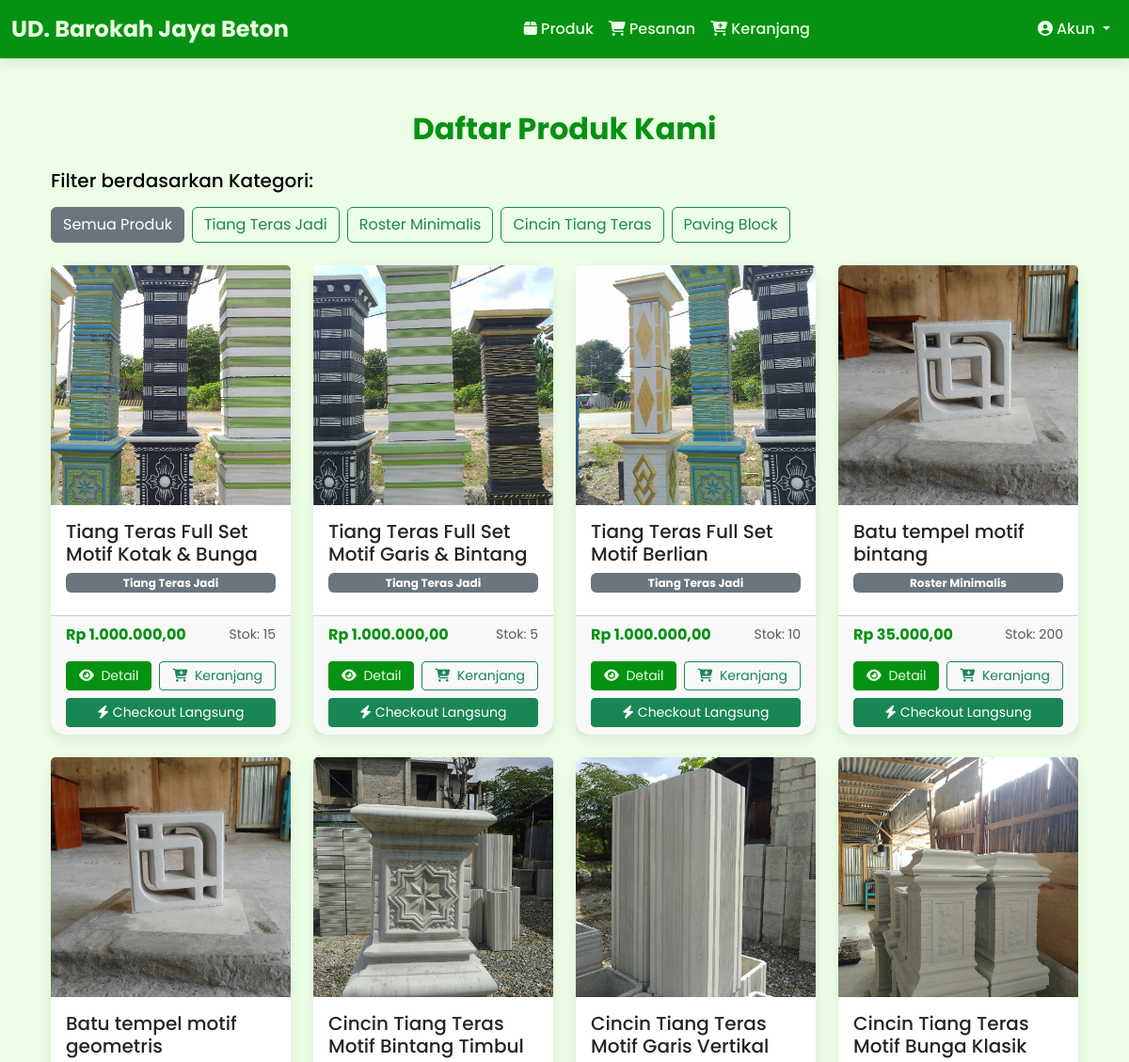
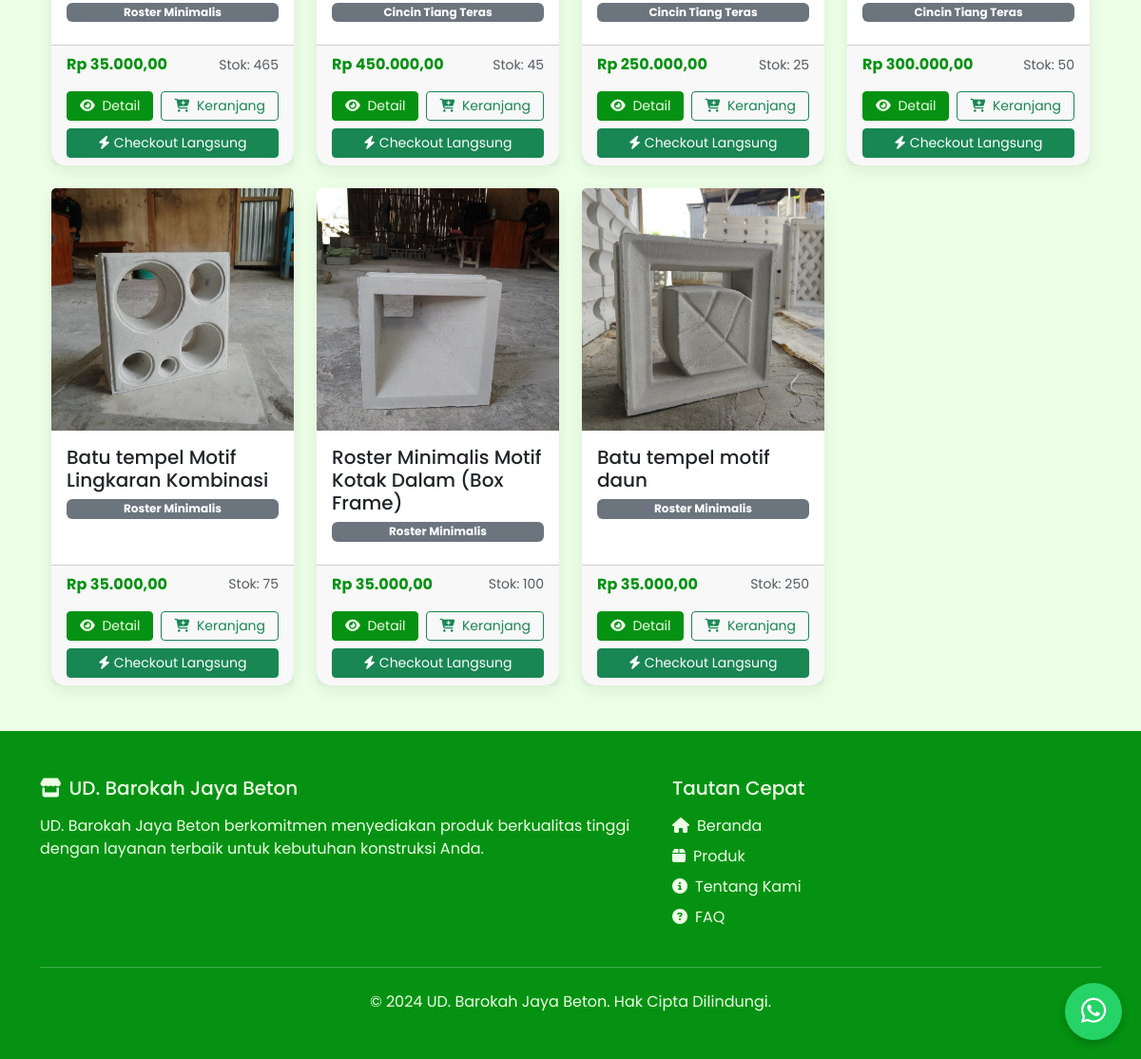
/produk/, run on the app's committed database (2 pictures, top to bottom).
### admin_dashboard/models.py (models this page shows, shortened)
class Kategori(models.Model):
    nama_kategori = models.CharField(max_length=255, verbose_name="Nama Kategori")
    class Meta:
        verbose_name_plural = "Kategori"
        db_table = 'kategori'

class Produk(models.Model):
    nama_produk = models.CharField(max_length=255, verbose_name="Nama Produk")
    deskripsi_produk = models.TextField(verbose_name="Deskripsi Produk")
    foto_produk = models.ImageField(upload_to='produk_images/', verbose_name="Foto Produk")
    stok_produk = models.IntegerField(verbose_name="Stok Produk")
    harga_produk = models.DecimalField(max_digits=10, decimal_places=2, verbose_name="Harga Produk")
    kategori = models.ForeignKey(Kategori, on_delete=models.SET_NULL, blank=True, null=True, verbose_name="Kategori")
    class Meta:
        verbose_name_plural = "Produk"
        db_table = 'produk'

### admin_dashboard/views.py (the view, shortened to what this page needs)
# urls.py: path('produk/', views.produk_list, name='produk_list'),
def produk_list(request):
    kategori_list = Kategori.objects.all()
    kategori_id = request.GET.get('kategori')
    if kategori_id:
        produk = Produk.objects.filter(kategori_id=kategori_id)
    else:
        produk = Produk.objects.all()
    pelanggan_id = request.session.get('pelanggan_id')
    pelanggan = get_object_or_404(Pelanggan, pk=pelanggan_id) if pelanggan_id else None
    from datetime import date
    today = date.today()
    is_birthday = False
    is_loyal = False
    total_spending = 0
    qualifies_for_instant_loyalty = is_birthday and not is_loyal if pelanggan else False
    total_cart_value = 0
    keranjang_belanja = request.session.get('keranjang', {}) if pelanggan else {}
    qualifies_for_p2b = qualifies_for_instant_loyalty and total_cart_value >= Decimal('5000000')
    qualifies_for_p2a = is_birthday and is_loyal if pelanggan else False
    top_products_ids = []
    if pelanggan:
        try:
            top_products = pelanggan.get_top_purchased_products(limit=3)
            top_products_ids = [p.id for p in top_products]
        except Exception:
            top_products_ids = []
    for p in produk:
        diskon_produk = None
        if not diskon_produk and qualifies_for_p2a and p.id in top_products_ids:
            diskon_produk = type('DiskonPelanggan', (), {
                'persen_diskon': 10,
                'pesan': 'Diskon Ulang Tahun untuk Pelanggan Loyal'
            })()
        p.diskon_aktif = diskon_produk
    notifikasi_count = get_notification_count(pelanggan_id) if pelanggan_id else 0
    context = {
        'produk': produk,
        'kategori_list': kategori_list,
        'kategori_terpilih': kategori_id,
        'notifikasi_count': notifikasi_count,
        'qualifies_for_birthday_discount': qualifies_for_p2a  # For showing favorite product badge
    }
    return render(request, 'product_list.html', context)

### admin_dashboard/context_processors.py (called while the page is built, shortened)
def notification_cart_context(request):
    context = {
        'unseen_notifications_count': 0,
        'cart_item_count': 0
    }
    return context

### dashboard_admin/context_processors.py (called while the page is built, shortened)
def admin_crm_context(request):
    if not request.path.startswith('/dashboard_admin/'):
        return {}

### admin_dashboard/templates/product_list.html (shortened to what this page needs)
{% extends 'base.html' %}
{% load static %}
{% load humanize %}
{% block content %}
<section class="container my-5">
    <div class="row">
        <div class="col-12">
            <h2 class="mb-4 text-center fw-bold" style="color: #059212;">Daftar Produk Kami</h2>
            <div class="mb-4">
                <h5 class="mb-3">Filter berdasarkan Kategori:</h5>
                <div class="d-flex flex-wrap gap-2">
                    <a href="{% url 'produk_list' %}" class="btn btn-outline-secondary {% if not kategori_terpilih %}active{% endif %}">
                        Semua Produk
                    </a>
                    {% for kategori in kategori_list %}
                        <a href="?kategori={{ kategori.id }}" class="btn btn-outline-success {% if kategori.id|stringformat:'s' == kategori_terpilih %}active{% endif %}">
                            {{ kategori.nama_kategori }}
                        </a>
                    {% endfor %}
                </div>
            </div>
        </div>
    </div>
    <div class="row g-4">
        {% for p in produk %}
        <div class="col-lg-3 col-md-4 col-sm-6 col-12">
            <div class="card card-custom h-100 position-relative">
                <div class="ratio ratio-1x1">
                    <img src="{{ p.foto_produk.url }}" class="card-img-top object-fit-cover" alt="{{ p.nama_produk }}">
                </div>
                <div class="card-body d-flex flex-column">
                    <h5 class="card-title product-title">{{ p.nama_produk }}</h5>
                    {% if p.kategori %}
                        <span class="badge bg-secondary mb-2">{{ p.kategori.nama_kategori }}</span>
                    {% endif %}
                </div>
                <div class="card-footer pd-3">
                      <div class="d-flex justify-content-between align-items-center mb-3">
                        <span class="fw-bold product-price" style="color: #059212;">Rp {{ p.harga_produk|intcomma }}</span>
                        <small class="text-muted">Stok: {{ p.stok_produk|intcomma }}</small>
                    </div>
                    <div class="d-flex gap-2 mb-2">
                        <button type="button" class="btn btn-sm btn-custom flex-fill" data-bs-toggle="modal" data-bs-target="#detailModal{{ p.id }}" title="Detail Produk">
                            <i class="fas fa-eye"></i>
                            <span class="d-none d-md-inline ms-1">Detail</span>
                        </button>
                        <form action="{% url 'tambah_ke_keranjang' p.id %}" method="post" class="d-inline flex-fill">
                            <button type="submit" class="btn btn-sm btn-outline-success w-100" title="Tambah ke Keranjang">
                                <i class="fas fa-cart-plus"></i>
                                <span class="d-none d-md-inline ms-1">Keranjang</span>
                            </button>
                        </form>
                    </div>
                    <form action="{% url 'checkout_langsung' p.id %}" method="post" class="d-inline">
                        <button type="submit" class="btn btn-sm btn-success btn-sm w-100">
                            <i class="fas fa-bolt me-1"></i>Checkout Langsung
                        </button>
                    </form>
                </div>
            </div>
        </div>
        {% endfor %}
    </div>
</section>
{% endblock %}

### templates/base.html (style rules this page uses)
body { font-family: 'Poppins', sans-serif; background-color: #ECFFE6; padding-top: 70px; color: #000000; }
.btn-custom { background-color: #059212; border-color: #059212; color: #ECFFE6; }
.card-custom { border-radius: 15px; border: none; box-shadow: 0 5px 15px rgba(0, 0, 0, 0.08); transition: transform 0.3s ease, box-shadow 0.3s ease; background-color: #FFFFFF; }

### admin_dashboard/templates/product_list.html (style rules this page uses)
@media (min-width: 992px) { .col-lg-3 { flex: 0 0 25%; max-width: 25%; } }
.card-custom { display: flex; flex-direction: column; }
.card-body { flex-grow: 1; }
.ratio { position: relative; width: 100%; }
.ratio:before { display: block; padding-top: 100%; content: ""; }
.ratio > * { position: absolute; top: 0; left: 0; width: 100%; height: 100%; }
.object-fit-cover { object-fit: cover; }
html { scroll-behavior: smooth; }

### data on the page
Kategori: nama_kategori "Tiang Teras Jadi"
Kategori: nama_kategori "Roster Minimalis"
Kategori: nama_kategori "Cincin Tiang Teras"
Kategori: nama_kategori "Paving Block"
Produk: foto_produk (picture), nama_produk "Tiang Teras Full Set Motif Kotak & Bunga", kategori.nama_kategori "Tiang Teras Jadi", harga_produk "1.000.000,00", stok_produk "15"
Produk: foto_produk (picture), nama_produk "Tiang Teras Full Set Motif Garis & Bintang", kategori.nama_kategori "Tiang Teras Jadi", harga_produk "1.000.000,00", stok_produk "5"
Produk: foto_produk (picture), nama_produk "Tiang Teras Full Set Motif Berlian", kategori.nama_kategori "Tiang Teras Jadi", harga_produk "1.000.000,00", stok_produk "10"
Produk: foto_produk (picture), nama_produk "Batu tempel motif bintang", kategori.nama_kategori "Roster Minimalis", harga_produk "35.000,00", stok_produk "200"
Produk: foto_produk (picture), nama_produk "Batu tempel motif geometris", kategori.nama_kategori "Roster Minimalis", harga_produk "35.000,00", stok_produk "465"
Produk: foto_produk (picture), nama_produk "Cincin Tiang Teras Motif Bintang Timbul", kategori.nama_kategori "Cincin Tiang Teras", harga_produk "450.000,00", stok_produk "45"
Produk: foto_produk (picture), nama_produk "Cincin Tiang Teras Motif Garis Vertikal", kategori.nama_kategori "Cincin Tiang Teras", harga_produk "250.000,00", stok_produk "25"
Produk: foto_produk (picture), nama_produk "Cincin Tiang Teras Motif Bunga Klasik", kategori.nama_kategori "Cincin Tiang Teras", harga_produk "300.000,00", stok_produk "50"
Produk: foto_produk (picture), nama_produk "Batu tempel Motif Lingkaran Kombinasi", kategori.nama_kategori "Roster Minimalis", harga_produk "35.000,00", stok_produk "75"
Produk: foto_produk (picture), nama_produk "Roster Minimalis Motif Kotak Dalam (Box Frame)", kategori.nama_kategori "Roster Minimalis", harga_produk "35.000,00", stok_produk "100"
Produk: foto_produk (picture), nama_produk "Batu tempel motif daun", kategori.nama_kategori "Roster Minimalis", harga_produk "35.000,00", stok_produk "250"
